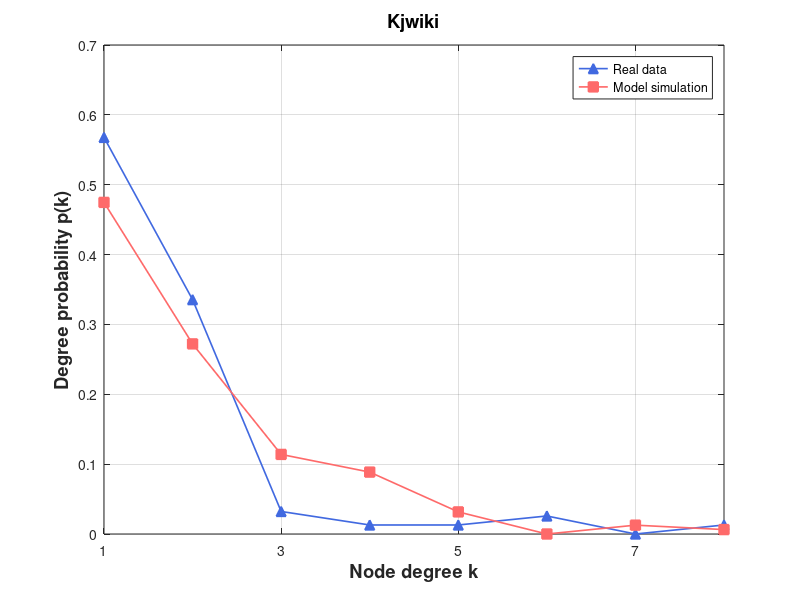

The MATLAB script that drew this image:
% Create some data
% 定义度数直方图

degree_hist1 = [0, 88, 52, 5, 2, 2, 4, 0, 2];
degree_hist2 = [0, 75, 43, 18, 14, 5, 0, 2, 1];

% 将度数直方图转换为浮点型数组

degree_hist1 = double(degree_hist1);
degree_hist2 = double(degree_hist2);

degree1 = degree_hist1(2:end);
degree2 = degree_hist2(2:end);
% 计算度数概率
degree_prob1 = degree1 / sum(degree1);
degree_prob2 = degree2 / sum(degree2);

figure

set(gca, 'FontSize', 12);

  
plot(1:length(degree_prob1), degree_prob1, '^-','Color',[65/256,105/256,225/256],'LineWidth',1.2,'Markersize',7,'MarkerFaceColor',[65/256,105/256,225/256])

hold on
%plot(eb, predictionData,'ro-','LineWidth',1.2,'Markersize',7,'MarkerFaceColor','r')
%plot(eb, predictionData, 's-','Color',[171/256,130/256,255/256],'LineWidth',1.2,'Markersize',7,'MarkerFaceColor',[171/256,130/256,255/256]) 
%plot(eb, epsilon7, 's-','Color',[0/256,206/256,209/256],'LineWidth',1.2,'Markersize',7,'MarkerFaceColor',[0/256,206/256,209/256])

%plot(eb, size700, 's-','Color',[171/256,130/256,255/256],'LineWidth',1.2,'Markersize',7,'MarkerFaceColor',[171/256,130/256,255/256]) %Purple
plot(1:length(degree_prob2), degree_prob2, 's-','Color',[255/256,106/256,106/256],'LineWidth',1.2,'Markersize',7,'MarkerFaceColor',[255/256,106/256,106/256])



% Turn on the grid
grid on

% Add title and axis labels
%title('Performance of Baseband QPSK')
xlabel('Node degree k','FontSize',13.2,'FontWeight','bold')
ylabel('Degree probability p(k)','FontSize',13.2,'FontWeight','bold')
legend('Real data', 'Model simulation')
% title('Wikibooks (Initial)', 'FontSize', 13.2, 'FontWeight', 'bold')
title('Kjwiki', 'FontSize', 13.2, 'FontWeight', 'bold')
% axis([0.03 1.02 0 0.35])
%set(gca,'xtick',[xmin:step:xmax])
% set(gca,'xtick',[1:1000:11000])
set(gca,'xtick', 1:2:max(length(degree_prob1),length(degree_prob2)))
% set(gca,'xticklabels',{'0','0.16','0.32','0.48','0.64','0.80'});
%set(gca,'ytick',[0:0.05:0.35])
xlim([1 max(length(degree_prob1),length(degree_prob2))])
%set(gca,'xscale','log')
